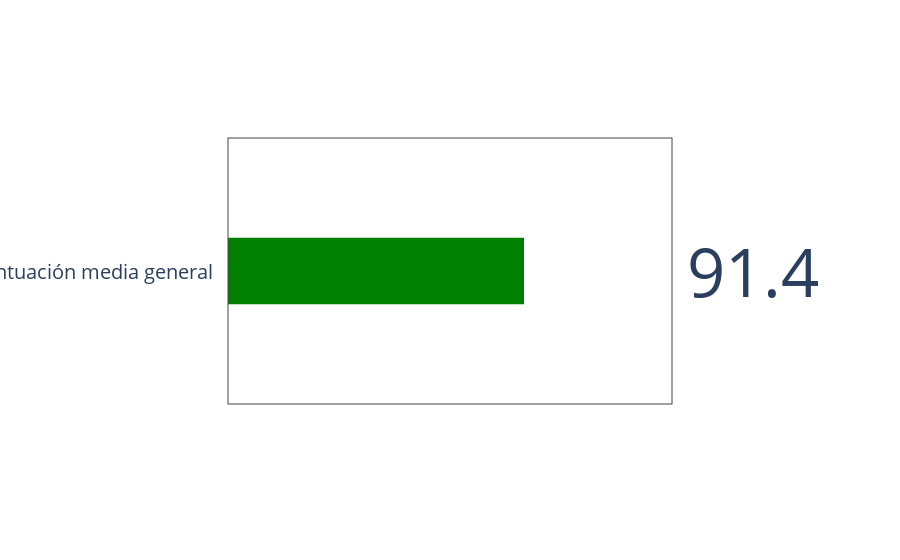

Write notebook code for a chart like this one.
### Code cell
fig = go.Figure(go.Indicator(
    mode = "number+gauge",
    gauge = {'shape': "bullet", 
             'axis': {'visible': False}},
    delta = {'reference': 100}, #Aunque la referencia no es necesaria si no ponemos el tope
    value = media_valor,
    domain = {'x': [0.2, 1], 'y': [0.2, 0.9]},
    title = {'text': "Puntuación media general",
             'align': 'right'}))

fig.show()

### Figure 1 — Plotly figure (JSON) as saved in the notebook; plotly's stock layout.template omitted (floating-point values rounded to 4 significant figures)
{"data": [{"delta": {"reference": 100}, "domain": {"x": [0.2, 1], "y": [0.2, 0.9]}, "gauge": {"axis": {"visible": false}, "shape": "bullet"}, "mode": "number+gauge", "title": {"align": "right", "text": "Puntuación media general"}, "type": "indicator", "value": 91.42}], "layout": {}}
